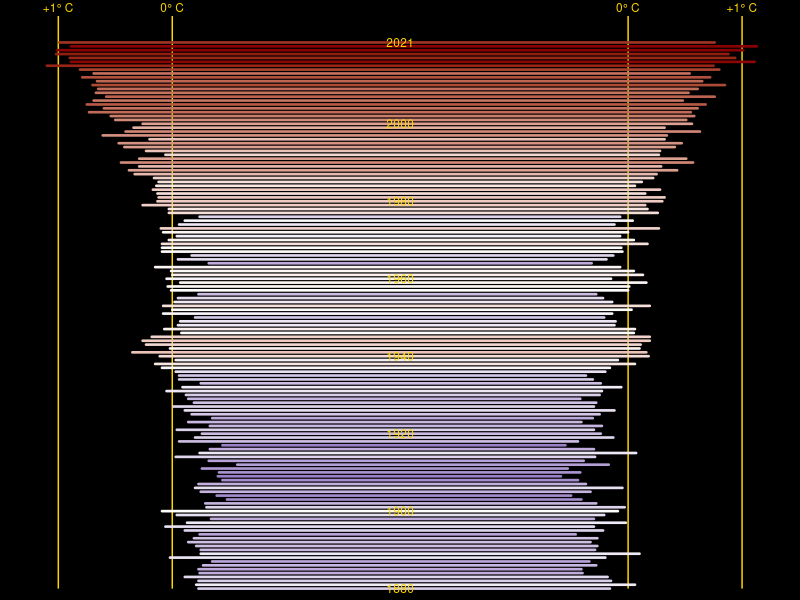
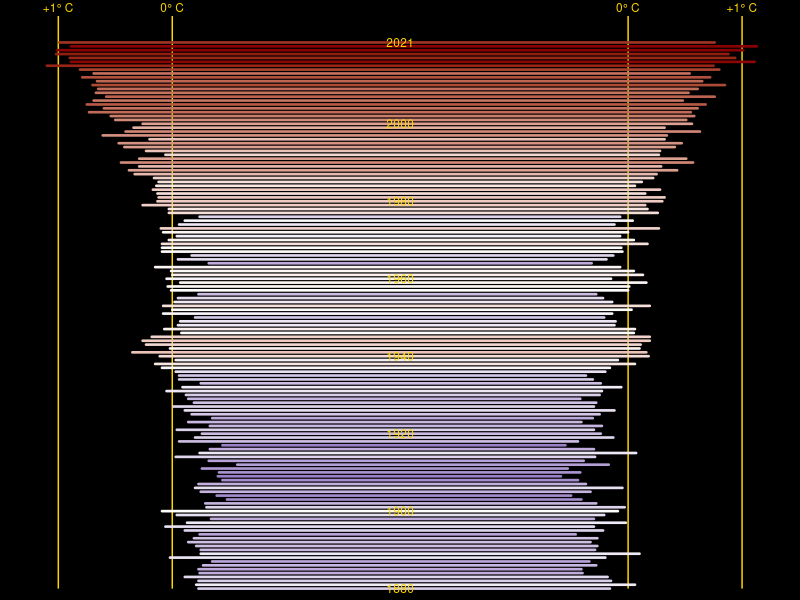

These charts were generated, in order, by the following R code:
library(tidyverse)

grid_labels <- tibble(
  x = c(-5, -4, 0, 1),
  y = 2030,
  labels = c("+1\u00B0 C", "0\u00B0 C", "0\u00B0 C", "+1\u00B0 C")
)

t_data <- read_csv("data/GLB.Ts+dSST.csv", skip = 1, na = "***") %>%
  select(year = Year, all_of(month.abb)) %>% 
  pivot_longer(-year, names_to = "month", values_to = "t_diff") %>% 
  drop_na()

year_labels <- tibble(
  x = -2,
  y = c(seq(1880, 2000, by = 20), 2021)
)

t_data %>% 
  filter(month == "Apr" | month == "Oct") %>% 
  pivot_wider(names_from = "month", values_from = "t_diff") %>% 
  mutate(ave_t = (Oct + Apr) / 2) %>% 
  ggplot(aes(x =-4 - Oct, xend = Apr, y = year, yend = year, color = ave_t)) +
  geom_vline(xintercept =  c(-5, -4, 0, 1), color = "gold") +
  geom_label(data = grid_labels, aes(x = x, y= y, label = labels),
             inherit.aes = FALSE,
             fill = "black", color = "gold", label.size = 0, size = 3) +
  geom_segment(size = 0.9, lineend = "round") +
  geom_text(data = year_labels, aes(x = x, y = y, label = y),
            inherit.aes = FALSE, color = "gold", size = 3) +
  scale_color_gradient2(low = "darkblue", high = "darkred", mid = "white",
                        midpoint = 0, guide = "none")+
  scale_y_continuous(limits = c(NA, 2030), expand = c(0, 0)) +
  coord_cartesian(clip = "off") +
                     
  labs(x = NULL,
       y = NULL,
       title = NULL) +
  theme(
    plot.background = element_rect(fill = "black", color = "black"),
    panel.background = element_rect(fill = "black"),
    axis.text = element_blank(),
    axis.ticks = element_blank(),
    panel.grid = element_blank())
  
ggsave("figures/temperature_tornado_plot.png", width = 4.5, height = 3.5, units = "in")
